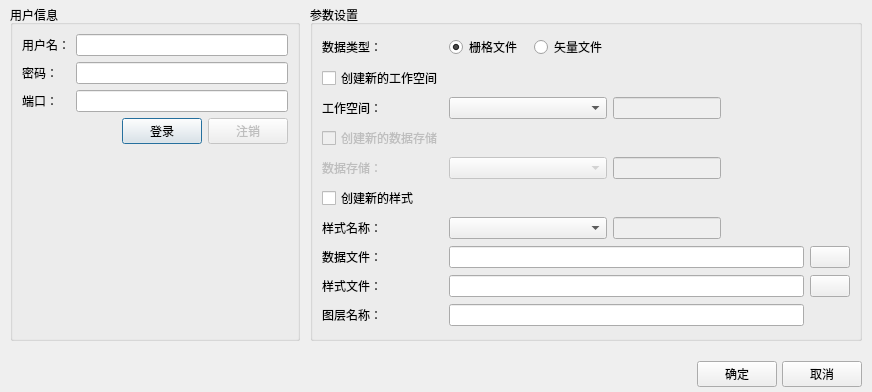
<?xml version="1.0" encoding="UTF-8"?>
<ui version="4.0">
 <class>GeoserverWMSPublisherDialog</class>
 <widget class="QDialog" name="GeoserverWMSPublisherDialog">
  <property name="geometry">
   <rect>
    <x>0</x>
    <y>0</y>
    <width>872</width>
    <height>392</height>
   </rect>
  </property>
  <property name="windowTitle">
   <string>WMS服务发布</string>
  </property>
  <layout class="QVBoxLayout" name="verticalLayout" stretch="1,0">
   <property name="spacing">
    <number>10</number>
   </property>
   <property name="leftMargin">
    <number>0</number>
   </property>
   <property name="topMargin">
    <number>0</number>
   </property>
   <property name="rightMargin">
    <number>0</number>
   </property>
   <property name="bottomMargin">
    <number>0</number>
   </property>
   <item>
    <layout class="QHBoxLayout" name="horizontalLayout_2" stretch="0,1">
     <property name="spacing">
      <number>10</number>
     </property>
     <property name="leftMargin">
      <number>10</number>
     </property>
     <property name="topMargin">
      <number>5</number>
     </property>
     <property name="rightMargin">
      <number>10</number>
     </property>
     <property name="bottomMargin">
      <number>5</number>
     </property>
     <item>
      <widget class="QGroupBox" name="userInfoGroupBox">
       <property name="title">
        <string>用户信息</string>
       </property>
       <layout class="QGridLayout" name="gridLayout_2">
        <item row="0" column="1" colspan="3">
         <widget class="QLineEdit" name="usernameLineEdit"/>
        </item>
        <item row="2" column="1" colspan="3">
         <widget class="QLineEdit" name="portLineEdit"/>
        </item>
        <item row="3" column="1">
         <spacer name="horizontalSpacer_3">
          <property name="orientation">
           <enum>Qt::Horizontal</enum>
          </property>
          <property name="sizeHint" stdset="0">
           <size>
            <width>40</width>
            <height>20</height>
           </size>
          </property>
         </spacer>
        </item>
        <item row="1" column="1" colspan="3">
         <widget class="QLineEdit" name="passwordLineEdit"/>
        </item>
        <item row="3" column="2">
         <widget class="QPushButton" name="loginPushButton">
          <property name="text">
           <string>登录</string>
          </property>
         </widget>
        </item>
        <item row="1" column="0">
         <widget class="QLabel" name="passwordLabel">
          <property name="text">
           <string>密码：</string>
          </property>
         </widget>
        </item>
        <item row="3" column="3">
         <widget class="QPushButton" name="logoutPushButton">
          <property name="enabled">
           <bool>false</bool>
          </property>
          <property name="text">
           <string>注销</string>
          </property>
         </widget>
        </item>
        <item row="0" column="0">
         <widget class="QLabel" name="usernameLabel">
          <property name="text">
           <string>用户名：</string>
          </property>
         </widget>
        </item>
        <item row="2" column="0">
         <widget class="QLabel" name="portLabel">
          <property name="text">
           <string>端口：</string>
          </property>
         </widget>
        </item>
        <item row="4" column="1">
         <spacer name="verticalSpacer">
          <property name="orientation">
           <enum>Qt::Vertical</enum>
          </property>
          <property name="sizeHint" stdset="0">
           <size>
            <width>20</width>
            <height>40</height>
           </size>
          </property>
         </spacer>
        </item>
       </layout>
      </widget>
     </item>
     <item>
      <widget class="QGroupBox" name="paramsSettingGroupBox">
       <property name="title">
        <string>参数设置</string>
       </property>
       <layout class="QGridLayout" name="gridLayout">
        <item row="3" column="0">
         <widget class="QCheckBox" name="isCreateNewDataStoreCheckBox">
          <property name="enabled">
           <bool>false</bool>
          </property>
          <property name="text">
           <string>创建新的数据存储</string>
          </property>
         </widget>
        </item>
        <item row="0" column="0">
         <widget class="QLabel" name="dataTypeLabel">
          <property name="text">
           <string>数据类型：</string>
          </property>
         </widget>
        </item>
        <item row="0" column="1">
         <widget class="QRadioButton" name="rasterFileRadioButton">
          <property name="text">
           <string>栅格文件</string>
          </property>
          <property name="checked">
           <bool>true</bool>
          </property>
         </widget>
        </item>
        <item row="9" column="0">
         <widget class="QLabel" name="layerNameLabel">
          <property name="text">
           <string>图层名称：</string>
          </property>
         </widget>
        </item>
        <item row="6" column="4" colspan="2">
         <widget class="QLineEdit" name="newStyleNameLineEdit">
          <property name="enabled">
           <bool>false</bool>
          </property>
         </widget>
        </item>
        <item row="5" column="0">
         <widget class="QCheckBox" name="isCreateNewStyleCheckBox">
          <property name="text">
           <string>创建新的样式</string>
          </property>
         </widget>
        </item>
        <item row="6" column="0">
         <widget class="QLabel" name="styleNameLabel">
          <property name="text">
           <string>样式名称：</string>
          </property>
         </widget>
        </item>
        <item row="8" column="7">
         <widget class="QPushButton" name="selectStyleFilePushButton">
          <property name="text">
           <string/>
          </property>
         </widget>
        </item>
        <item row="4" column="0">
         <widget class="QLabel" name="dataStoreLabel">
          <property name="enabled">
           <bool>false</bool>
          </property>
          <property name="text">
           <string>数据存储：</string>
          </property>
         </widget>
        </item>
        <item row="4" column="1" colspan="3">
         <widget class="QComboBox" name="dataStoreNameComboBox">
          <property name="enabled">
           <bool>false</bool>
          </property>
         </widget>
        </item>
        <item row="2" column="1" colspan="3">
         <widget class="QComboBox" name="workspaceNameComboBox"/>
        </item>
        <item row="1" column="0">
         <widget class="QCheckBox" name="isCreateNewWorkspaceCheckBox">
          <property name="text">
           <string>创建新的工作空间</string>
          </property>
          <property name="checked">
           <bool>false</bool>
          </property>
         </widget>
        </item>
        <item row="2" column="0">
         <widget class="QLabel" name="workspaceNameLabel">
          <property name="text">
           <string>工作空间：</string>
          </property>
         </widget>
        </item>
        <item row="7" column="7">
         <widget class="QPushButton" name="selectDataFilePushButton">
          <property name="text">
           <string/>
          </property>
         </widget>
        </item>
        <item row="8" column="0">
         <widget class="QLabel" name="selectStyleFileLabel">
          <property name="text">
           <string>样式文件：</string>
          </property>
         </widget>
        </item>
        <item row="7" column="0">
         <widget class="QLabel" name="selectDataFileLabel">
          <property name="text">
           <string>数据文件：</string>
          </property>
         </widget>
        </item>
        <item row="6" column="1" colspan="3">
         <widget class="QComboBox" name="styleNameComboBox"/>
        </item>
        <item row="2" column="4" colspan="2">
         <widget class="QLineEdit" name="newWorkspaceNameLineEdit">
          <property name="enabled">
           <bool>false</bool>
          </property>
         </widget>
        </item>
        <item row="4" column="4" colspan="2">
         <widget class="QLineEdit" name="dataStoreNameLineEdit">
          <property name="enabled">
           <bool>false</bool>
          </property>
         </widget>
        </item>
        <item row="0" column="3">
         <widget class="QRadioButton" name="vectorFileRadioButton">
          <property name="text">
           <string>矢量文件</string>
          </property>
         </widget>
        </item>
        <item row="6" column="6">
         <spacer name="horizontalSpacer">
          <property name="orientation">
           <enum>Qt::Horizontal</enum>
          </property>
          <property name="sizeHint" stdset="0">
           <size>
            <width>40</width>
            <height>20</height>
           </size>
          </property>
         </spacer>
        </item>
        <item row="7" column="1" colspan="6">
         <widget class="QLineEdit" name="selectDataFileLineEdit"/>
        </item>
        <item row="8" column="1" colspan="6">
         <widget class="QLineEdit" name="selectStyleFileLineEdit"/>
        </item>
        <item row="9" column="1" colspan="6">
         <widget class="QLineEdit" name="layerNameLineEdit"/>
        </item>
       </layout>
      </widget>
     </item>
    </layout>
   </item>
   <item>
    <layout class="QHBoxLayout" name="horizontalLayout">
     <property name="spacing">
      <number>5</number>
     </property>
     <property name="leftMargin">
      <number>10</number>
     </property>
     <property name="topMargin">
      <number>5</number>
     </property>
     <property name="rightMargin">
      <number>10</number>
     </property>
     <property name="bottomMargin">
      <number>5</number>
     </property>
     <item>
      <spacer name="horizontalSpacer_2">
       <property name="orientation">
        <enum>Qt::Horizontal</enum>
       </property>
       <property name="sizeHint" stdset="0">
        <size>
         <width>40</width>
         <height>20</height>
        </size>
       </property>
      </spacer>
     </item>
     <item>
      <widget class="QPushButton" name="okPushButton">
       <property name="text">
        <string>确定</string>
       </property>
      </widget>
     </item>
     <item>
      <widget class="QPushButton" name="cancelPushButton">
       <property name="text">
        <string>取消</string>
       </property>
      </widget>
     </item>
    </layout>
   </item>
  </layout>
 </widget>
 <resources/>
 <connections/>
</ui>
